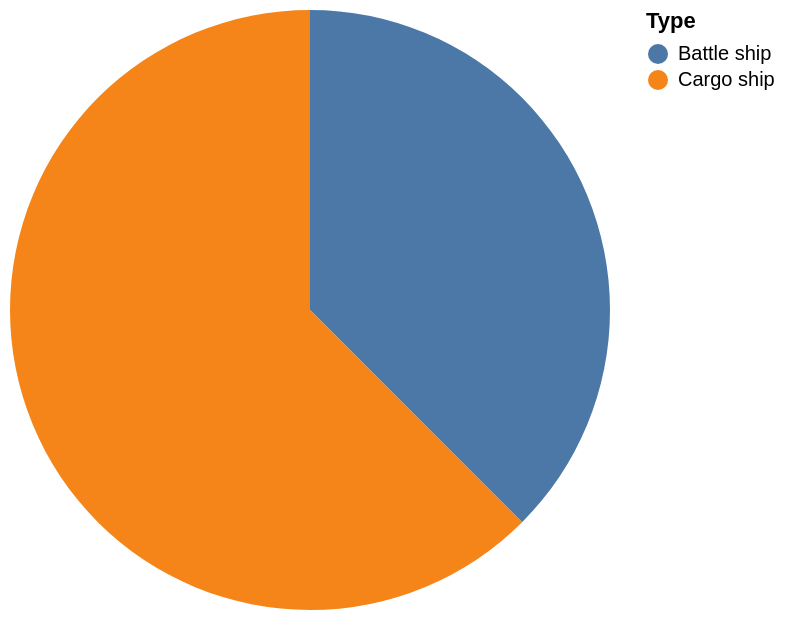

Describe this chart as a Vega-Lite specification.
### Vega-Lite specification from a JSON file in a GitHub repository (floating-point values rounded to 4 significant figures)
{"data": {"values": [{"x_data": "Battle ship", "y_data": 3}, {"x_data": "Cargo ship", "y_data": 5}]}, "mark": "arc", "encoding": {"theta": {"field": "y_data", "type": "quantitative", "title": "COUNT(Type)"}, "color": {"field": "x_data", "type": "nominal", "title": "Type"}}}
